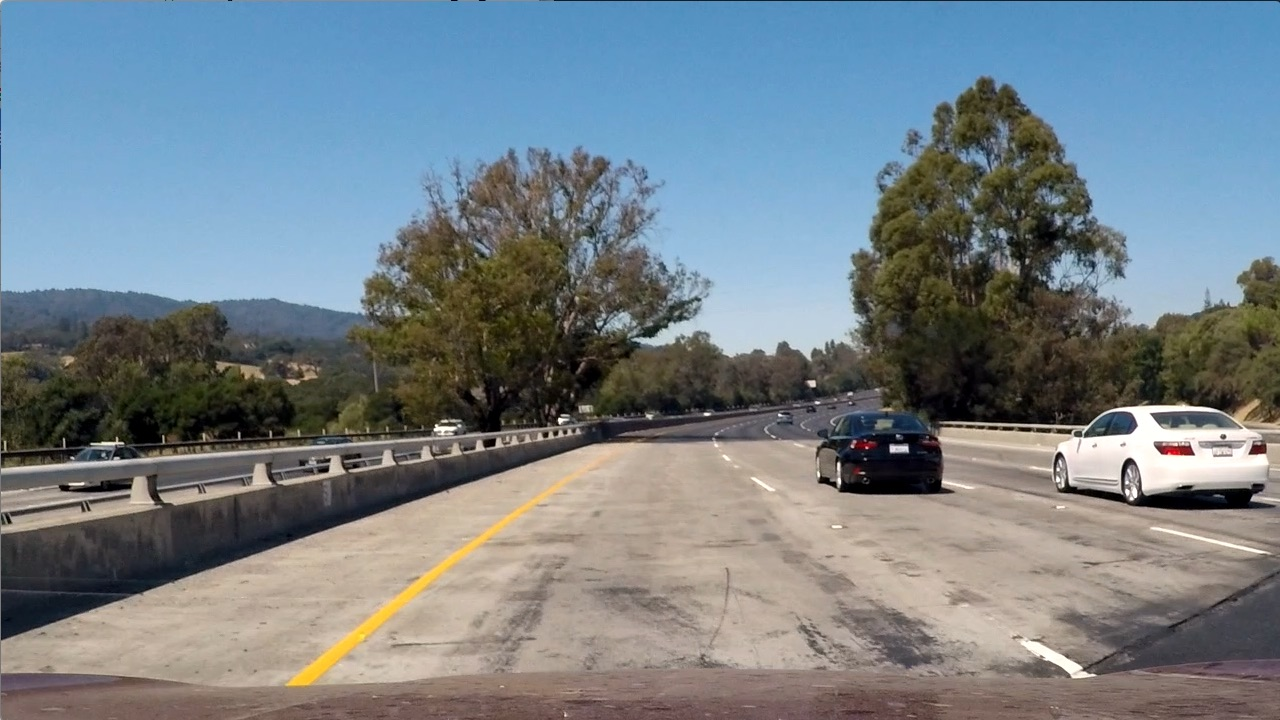
#> input picture test_images/test1.jpg, 1280 x 720 px; its folder holds only this picture in this run
$ python -i lanes_project.py   (imports and definitions only)   (older library calls are emulated)
#> lines starting #> are read from the running program, lines starting #| are printed output that depends on the picture; after the words box and inside, x2 and y2 are one past the last pixel; in counts of white or black regions, pixels touching at a corner belong together
import numpy as np
import cv2
import matplotlib.pyplot as plt
from moviepy.editor import VideoFileClip
import os
import sys

def canny_edge_detector(img):
    # Convert to HLS color space and separate the V channel
    hls = cv2.cvtColor(img, cv2.COLOR_RGB2HLS)
    hsv = cv2.cvtColor(img, cv2.COLOR_RGB2HSV)
    l_channel = hls[:,:,1]
    s_channel = hls[:,:,2]
    h_channel = hls[:,:,0]
    v_channel=  hsv[:,:,2]
    _,v_channel=cv2.threshold(v_channel,190, 255, cv2.THRESH_BINARY_INV)
    edged1=cv2.Canny(s_channel,50,150)
    edged2=cv2.Canny(v_channel,50,150)
    edged=edged1 | edged2
    return edged

def perspective_warp(img):
    dst_size=(img.shape[1],img.shape[0])
    src=np.float32([(0.43,0.65),(0.58,0.65),(0.1,1),(1,1)])
    dst=np.float32([(0,0), (1, 0), (0,1), (1,1)])
    img_size = np.float32([(img.shape[1],img.shape[0])])
    src = src* img_size
    dst = dst * np.float32(dst_size)
    # Given src and dst points, calculate the perspective transform matrix
    M = cv2.getPerspectiveTransform(src, dst)
    # Warp the image using OpenCV warpPerspective()
    warped = cv2.warpPerspective(img, M, dst_size)
    return warped

def inv_perspective_warp(img):
    dst_size=(img.shape[1],img.shape[0])
    src=np.float32([(0,0), (1, 0), (0,1), (1,1)])
    dst=np.float32([(0.43,0.65),(0.58,0.65),(0.1,1),(1,1)])
    img_size = np.float32([(img.shape[1],img.shape[0])])
    src = src* img_size
    dst = dst * np.float32(dst_size)
    # Given src and dst points, calculate the perspective transform matrix
    M = cv2.getPerspectiveTransform(src, dst)
    # Warp the image using OpenCV warpPerspective()
    warped = cv2.warpPerspective(img, M, dst_size)
    return warped

def get_hist(img):
    hist = np.sum(img[img.shape[0]//2:,:], axis=0)
    return hist

left_a, left_b, left_c = [],[],[]
right_a, right_b, right_c = [],[],[]

def sliding_window(img, nwindows=9, margin=150, minpix = 1, draw_windows=True):
    global left_a, left_b, left_c,right_a, right_b, right_c
    left_fit_= np.empty(3)
    right_fit_ = np.empty(3)
    out_img = np.dstack((img, img, img))*255


    histogram = get_hist(img)
    # find peaks of left and right halves
    midpoint = int(histogram.shape[0]/2)
    leftx_base = np.argmax(histogram[:midpoint])
    rightx_base = np.argmax(histogram[midpoint:]) + midpoint


    # Set height of windows
    window_height = np.int(img.shape[0]/nwindows)
    # Identify the x and y positions of all nonzero pixels in the image
    nonzero = img.nonzero()
    nonzeroy = np.array(nonzero[0])
    nonzerox = np.array(nonzero[1])
    # Current positions to be updated for each window
    leftx_current = leftx_base
    rightx_current = rightx_base


    # Create empty lists to receive left and right lane pixel indices
    left_lane_inds = []
    right_lane_inds = []

    # Step through the windows one by one
    for window in range(nwindows):
        # Identify window boundaries in x and y (and right and left)
        win_y_low = img.shape[0] - (window+1)*window_height
        win_y_high = img.shape[0] - window*window_height
        win_xleft_low = leftx_current - margin
        win_xleft_high = leftx_current + margin
        win_xright_low = rightx_current - margin
        win_xright_high = rightx_current + margin
        # Draw the windows on the visualization image
        if draw_windows == True:
            cv2.rectangle(out_img,(win_xleft_low,win_y_low),(win_xleft_high,win_y_high),
            (100,255,255), 3)
            cv2.rectangle(out_img,(win_xright_low,win_y_low),(win_xright_high,win_y_high),
            (100,255,255), 3)
        # Identify the nonzero pixels in x and y within the window
        good_left_inds = ((nonzeroy >= win_y_low) & (nonzeroy < win_y_high) &
        (nonzerox >= win_xleft_low) &  (nonzerox < win_xleft_high)).nonzero()[0]
        good_right_inds = ((nonzeroy >= win_y_low) & (nonzeroy < win_y_high) &
        (nonzerox >= win_xright_low) &  (nonzerox < win_xright_high)).nonzero()[0]
        # Append these indices to the lists
        left_lane_inds.append(good_left_inds)
        right_lane_inds.append(good_right_inds)
        # If you found > minpix pixels, recenter next window on their mean position
        if len(good_left_inds) > minpix:
            leftx_current = np.int(np.mean(nonzerox[good_left_inds]))
        if len(good_right_inds) > minpix:
            rightx_current = np.int(np.mean(nonzerox[good_right_inds]))

    # Concatenate the arrays of indices
    left_lane_inds = np.concatenate(left_lane_inds)
    right_lane_inds = np.concatenate(right_lane_inds)

    # Extract left and right line pixel positions
    leftx = nonzerox[left_lane_inds]
    lefty = nonzeroy[left_lane_inds]
    rightx = nonzerox[right_lane_inds]
    righty = nonzeroy[right_lane_inds]

    # Fit a second order polynomial to each
    left_fit = np.polyfit(lefty, leftx, 2)
    right_fit = np.polyfit(righty, rightx, 2)

    left_a.append(left_fit[0])
    left_b.append(left_fit[1])
    left_c.append(left_fit[2])

    right_a.append(right_fit[0])
    right_b.append(right_fit[1])
    right_c.append(right_fit[2])

    left_fit_[0] = np.mean(left_a[-10:])
    left_fit_[1] = np.mean(left_b[-10:])
    left_fit_[2] = np.mean(left_c[-10:])

    right_fit_[0] = np.mean(right_a[-10:])
    right_fit_[1] = np.mean(right_b[-10:])
    right_fit_[2] = np.mean(right_c[-10:])

    # Generate x and y values for plotting
    ploty = np.linspace(0, img.shape[0]-1, img.shape[0] )
    left_fitx = left_fit_[0]*ploty**2 + left_fit_[1]*ploty + left_fit_[2]
    right_fitx = right_fit_[0]*ploty**2 + right_fit_[1]*ploty + right_fit_[2]

    out_img[nonzeroy[left_lane_inds], nonzerox[left_lane_inds]] = [255, 0, 0]
    out_img[nonzeroy[right_lane_inds], nonzerox[right_lane_inds]] = [0, 0, 255]

    return out_img, (left_fitx, right_fitx)

def get_curve(img, leftx, rightx):
    # Generate y values for plotting
    ploty = np.linspace(0, img.shape[0]-1, img.shape[0])
    y_eval = np.max(ploty)
    # calculate meters per pixel (field of view in meters / image width)
    ym_per_pix = 30.5/720 # meters per pixel in y dimension
    xm_per_pix = 3.7/720 # meters per pixel in x dimension

    # Fit new polynomials to x,y in world space
    left_fit_cr = np.polyfit(ploty*ym_per_pix, leftx*xm_per_pix, 2)
    right_fit_cr = np.polyfit(ploty*ym_per_pix, rightx*xm_per_pix, 2)
    # Calculate the new radii of curvature
    left_curverad = ((1 + (2*left_fit_cr[0]*y_eval*ym_per_pix + left_fit_cr[1])**2)**1.5) / np.absolute(2*left_fit_cr[0])
    right_curverad = ((1 + (2*right_fit_cr[0]*y_eval*ym_per_pix + right_fit_cr[1])**2)**1.5) / np.absolute(2*right_fit_cr[0])

    #calculate car position
    car_pos = img.shape[1]/2

    #calculate lane center
    l_fit_x_int = left_fit_cr[0]*img.shape[0]**2 + left_fit_cr[1]*img.shape[0] + left_fit_cr[2]
    r_fit_x_int = right_fit_cr[0]*img.shape[0]**2 + right_fit_cr[1]*img.shape[0] + right_fit_cr[2]
    lane_center_position = (r_fit_x_int + l_fit_x_int) /2

    center = (car_pos - lane_center_position) * xm_per_pix / 10
    # Now our radius of curvature is in meters
    return (left_curverad, right_curverad, center)

def draw_lanes(img, left_fit, right_fit):
    ploty = np.linspace(0, img.shape[0]-1, img.shape[0])
    color_img = np.zeros_like(img)

    left = np.array([np.transpose(np.vstack([left_fit, ploty]))])
    right = np.array([np.flipud(np.transpose(np.vstack([right_fit, ploty])))])
    points = np.hstack((left, right))

    cv2.fillPoly(color_img, np.int_(points), (0,200,255))
    inv_perspective = inv_perspective_warp(color_img)
    inv_perspective = cv2.addWeighted(img, 1, inv_perspective, 0.7, 0)
    return inv_perspective

debugging_mode=0
def vid_pipeline(img):
    edged = canny_edge_detector(img)
    warped = perspective_warp(edged)
    curves_image,curves= sliding_window(warped, draw_windows=False)
    curve_radius =get_curve(img, curves[0], curves[1])
    lane_curve = np.mean([curve_radius[0], curve_radius[1]])
    img = draw_lanes(img, curves[0], curves[1])

    font = cv2.FONT_HERSHEY_PLAIN
    fontColor = (255, 255, 255)
    fontSize=0.9

    cv2.putText(img, 'Radius of Curvature: {:.0f} m'.format(lane_curve), (30, 100), font, fontSize, fontColor, 2)
    if curve_radius[2] < 0:
       cv2.putText(img, 'Vehicle is {:.4f} m left of the center'.format(abs(curve_radius[2])), (30, 130), font, fontSize, fontColor, 2)
    else :
       cv2.putText(img, 'Vehicle is {:.4f} m right of the center'.format(abs(curve_radius[2])), (30, 130), font, fontSize, fontColor, 2)
    if debugging_mode:
    # add stages images to video
        edged=cv2.resize(edged,(200,200))
        edged = np.dstack((edged, edged, edged))*255
        x_offset=1080
        y_offset=0
        img[y_offset:y_offset+edged.shape[0], x_offset:x_offset+edged.shape[1]] = edged

        warped=cv2.resize(warped,(200,200))
        warped = np.dstack((warped, warped, warped))*255
        x_offset=1080
        y_offset=260
        img[y_offset:y_offset+warped.shape[0], x_offset:x_offset+warped.shape[1]] = warped

        curves_image=cv2.resize(curves_image,(200,200))
        x_offset=1080
        y_offset=520
        img[y_offset:y_offset+curves_image.shape[0], x_offset:x_offset+curves_image.shape[1]] = curves_image
    return img

input_directory=sys.argv[1] + '/'
videos_list=os.listdir(input_directory)
outputdirectory=sys.argv[2] + '/'
debugging_mode=int(sys.argv[3])

# [5 lines not run here, left out]

>>> import cv2
>>> picture = cv2.cvtColor(cv2.imread('test_images/test1.jpg'), cv2.COLOR_BGR2RGB)
>>> result = vid_pipeline(picture)
#> in canny_edge_detector, `_,v_channel=cv2.threshold(v_channel,190, 255, cv2.THRESH_BINARY_INV)`:
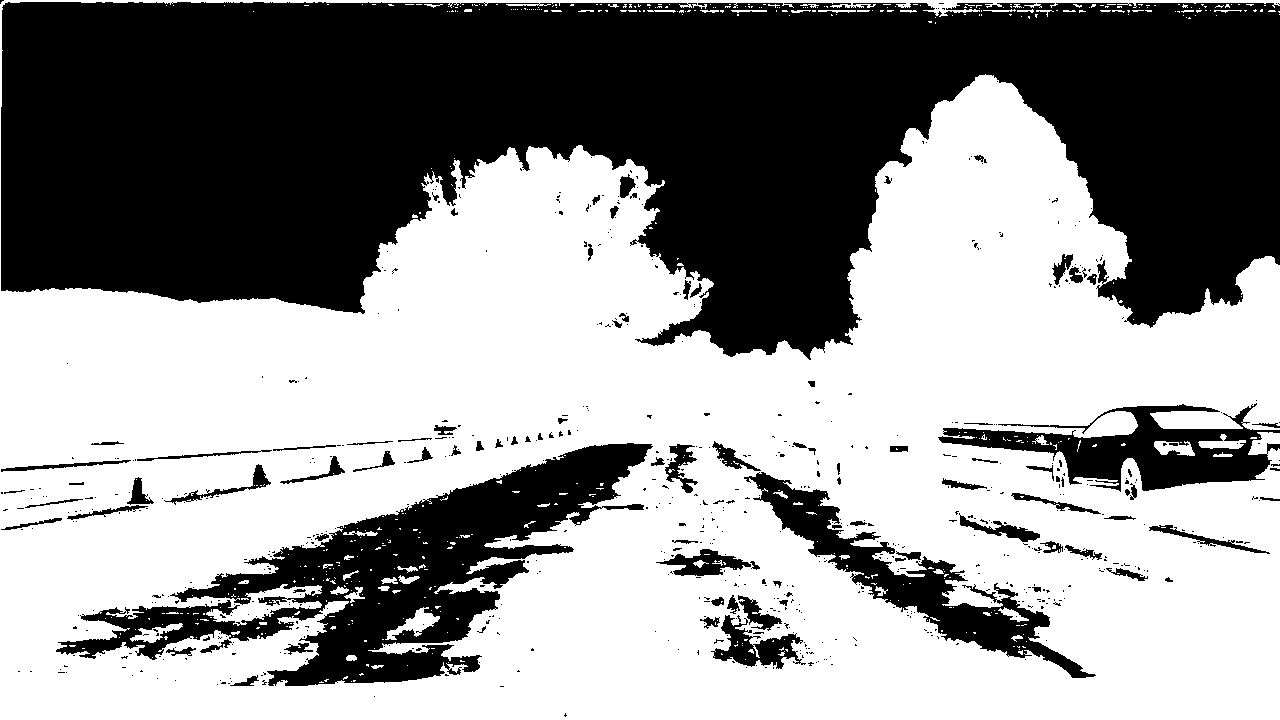
#> v_channel: shape (720, 1280); 57.4% white; 683 black regions (589 under 20 px), largest, box (x1, y1, x2, y2) and area: (1, 2, 1280, 360) 306251, (56, 443, 653, 686) 45115, (744, 472, 1096, 678) 13033
#> in get_hist, `hist = np.sum(img[img.shape[0]//2:,:], axis=0)`: hist = 1280 values, max 30174 at index 150, min 0 at index 605, mean 6728.5
#> in sliding_window, `histogram = get_hist(img)`: histogram has the same summary as hist in get_hist
#> in sliding_window, `leftx_base = np.argmax(histogram[:midpoint])`: leftx_base = 150
#> in sliding_window, `rightx_base = np.argmax(histogram[midpoint:]) + midpoint`: rightx_base = 1223
#> in sliding_window, `nonzero = img.nonzero()`: nonzero = 161750 positions, rows 0 to 719, columns 0 to 1279
#> in sliding_window, `leftx_current = leftx_base`: leftx_current = 150
#> in sliding_window, `rightx_current = rightx_base`: rightx_current = 1223
#> the loop in sliding_window, `for window in range(nwindows):` made 9 passes
#> (win_xleft_low, win_xleft_high, win_xright_low, win_xright_high, leftx_current, rightx_current) on passes 1 to 8: (0, 300, 1073, 1373, 148, 1161), (-2, 298, 1011, 1311, 135, 1156), (-15, 285, 1006, 1306, 160, 1166), (10, 310, 1016, 1316, 179, 1179), (29, 329, 1029, 1329, 188, 1142), (38, 338, 992, 1292, 186, 1156), (36, 336, 1006, 1306, 195, 1196), (45, 345, 1046, 1346, 210, 1219)
#> after the loop in sliding_window, `for window in range(nwindows):`: left_lane_inds = 9 items
#> in sliding_window, `left_fit = np.polyfit(lefty, leftx, 2)`: left_fit = [-3.76e-05, -0.101, 222.3]
#> in sliding_window, `right_fit = np.polyfit(righty, rightx, 2)`: right_fit = [0.000396, -0.387, 1251.3]
#> in sliding_window, `out_img[nonzeroy[right_lane_inds], nonzerox[right_lane_inds]] = [0, 0,..`:
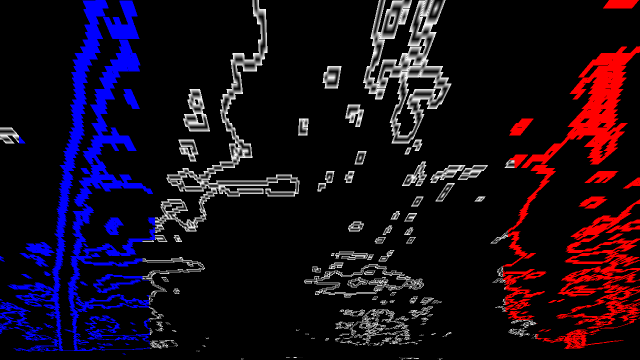
#> out_img: shape (720, 1280, 3) (shown at 1/2 size); mean of channels 0, 1, 2 24.5, 11, 22.7; drawn as B, G, R
#> in get_curve, `left_fit_cr = np.polyfit(ploty*ym_per_pix, leftx*xm_per_pix, 2)`: left_fit_cr = [-0.000108, -0.0122, 1.14]
#> in get_curve, `right_fit_cr = np.polyfit(ploty*ym_per_pix, rightx*xm_per_pix, 2)`: right_fit_cr = [0.00113, -0.047, 6.43]
#> in get_curve, `left_curverad = ((1 + (2*left_fit_cr[0]*y_eval*ym_per_pix + left_fit_c..`: left_curverad = 4651.5
#> in get_curve, `right_curverad = ((1 + (2*right_fit_cr[0]*y_eval*ym_per_pix + right_fi..`: right_curverad = 441.1
#> in get_curve, `l_fit_x_int = left_fit_cr[0]*img.shape[0]**2 + left_fit_cr[1]*img.shap..`: l_fit_x_int = -63.41
#> in get_curve, `r_fit_x_int = right_fit_cr[0]*img.shape[0]**2 + right_fit_cr[1]*img.sh..`: r_fit_x_int = 560.6
#> in get_curve, `lane_center_position = (r_fit_x_int + l_fit_x_int) /2`: lane_center_position = 248.6
#> in get_curve, `center = (car_pos - lane_center_position) * xm_per_pix / 10`: center = 0.201
#> in vid_pipeline, `curve_radius =get_curve(img, curves[0], curves[1])`: curve_radius = (4651.5, 441.1, 0.201)
#> in vid_pipeline, `lane_curve = np.mean([curve_radius[0], curve_radius[1]])`: lane_curve = 2546.3
#> in draw_lanes, `left = np.array([np.transpose(np.vstack([left_fit, ploty]))])`: left = 720 pairs, first value 130.5 to 222.3, second value 0 to 719
#> in draw_lanes, `right = np.array([np.flipud(np.transpose(np.vstack([right_fit, ploty])..`: right = 720 pairs, first value 1156.6 to 1251.3, second value 0 to 719
#> in draw_lanes, `points = np.hstack((left, right))`: points = 1440 pairs, first value 130.5 to 1251.3, second value 0 to 719
#> in draw_lanes, `cv2.fillPoly(color_img, np.int_(points), (0,200,255))`:
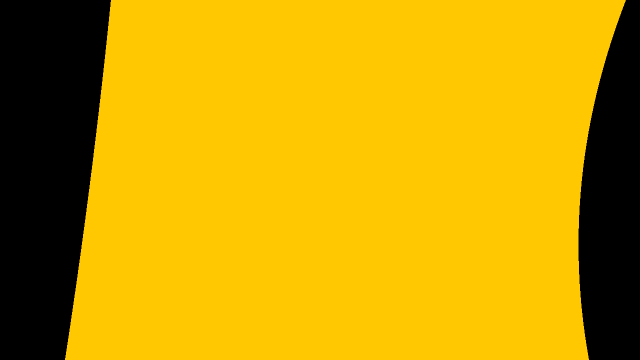
#> color_img: shape (720, 1280, 3) (shown at 1/2 size); mean of channels 0, 1, 2 0, 156.5, 199.6; drawn as B, G, R
#> in inv_perspective_warp, `M = cv2.getPerspectiveTransform(src, dst)`: M = [[0.15, -0.735, 550.4], [-1.55e-16, -0.483, 468], [-3.3e-19, -0.00116, 1]]
#> in vid_pipeline, `font = cv2.FONT_HERSHEY_PLAIN`: font = 1
#> in vid_pipeline, `img[y_offset:y_offset+curves_image.shape[0], x_offset:x_offset+curves_..`:
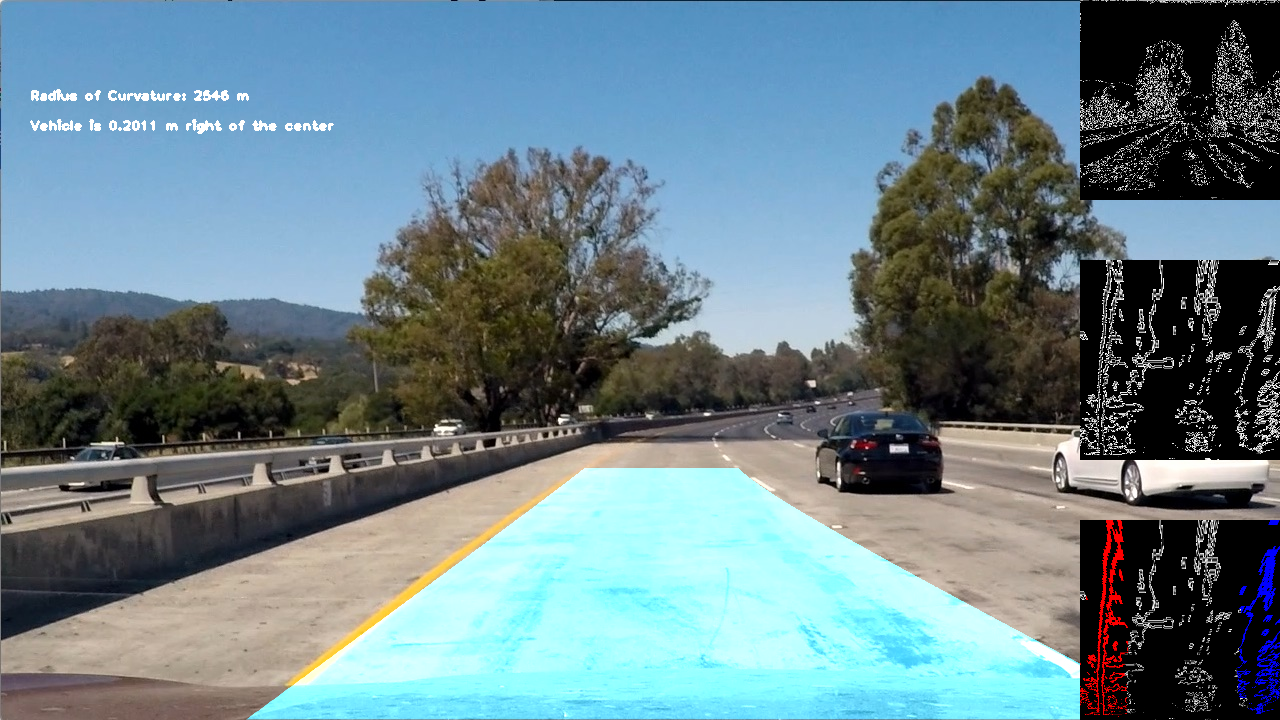
#> img: shape (720, 1280, 3); mean R, G, B 106.5, 130, 138.3
